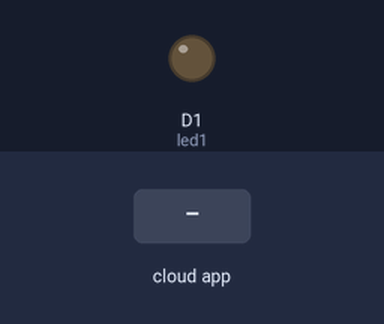
Bench run of a sketch on a simulated ESP8266 (NodeMCU). Shown: output pins drawn as LEDs (lit = HIGH). Inputs (shaded band) come from the test bench. What the sketch prints to the serial monitor is not drawn.

Above: at 2.7 s.
2.8 s: the phone or cloud app sets LED to 1
At 3.2 s:
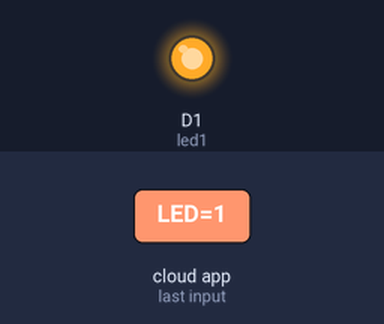
4.3 s: the phone or cloud app sets LED to 0
At 5.7 s:
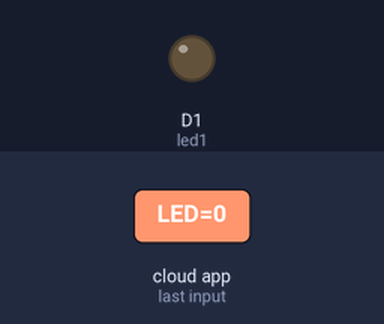
Timing chart, 0 to 7.3 s (numbered marks = the images above; inputs shaded):
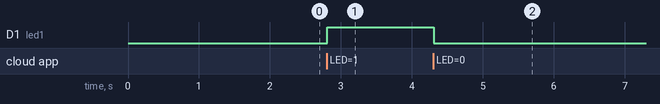

The sketch:

control_led.ino
```cpp
#include "config.h"
int led1=D1;

AdafruitIO_Feed *key=io.feed("LED");  // AdafruitIO_Feed *baraye arduino = io.feed("name baraye platform");

void setup() {
Serial.begin(115200);  // serial monitor ba sorate bala
io.connect(); // etesal nodemcu be adafruite

while(io.status() < AIO_CONNECTED){  //etesal  be adafruite shavad az while kharej mishavad
Serial.println(".");
delay(500);
}
Serial.println(io.statusText());  // etesal bargharar bashad yek matn minevisad

pinMode(led1,OUTPUT);
key->onMessage(code); //adafruite be nodemcu data befrastad tabea ejra shavad
key->get(); // data az feed gerefte shavad

}

void loop() {
  io.run(); // tabadole data
}
// tarife tabe
void code(AdafruitIO_Data *in){  //dataye adafruite ra dar in gharar midim  // in esme ekhtiari
  int state = in->toInt(); //tabdile motheire be int va gharar dadn dar state
  digitalWrite(led1,state);
}
```

config.h
```cpp
#include <Adafruit_BME280.h>

/************************ Adafruit IO Config *******************************/

// visit io.adafruit.com if you need to create an account,
// or if you need your Adafruit IO key.
#define IO_USERNAME  "soheilsolim"
#define IO_KEY       "aio_oZIa33gGYF45OUyMITcG9HmNhKv5"

/******************************* WIFI **************************************/

// the AdafruitIO_WiFi client will work with the following boards:
//   - HUZZAH ESP8266 Breakout -> https://www.adafruit.com/products/2471
//   - Feather HUZZAH ESP8266 -> https://www.adafruit.com/products/2821
//   - Feather HUZZAH ESP32 -> https://www.adafruit.com/product/3405
//   - Feather M0 WiFi -> https://www.adafruit.com/products/3010
//   - Feather WICED -> https://www.adafruit.com/products/3056
//   - Adafruit PyPortal -> https://www.adafruit.com/product/4116
//   - Adafruit Metro M4 Express AirLift Lite ->
//   https://www.adafruit.com/product/4000
//   - Adafruit AirLift Breakout -> https://www.adafruit.com/product/4201
//   - Adafruit AirLift Shield -> https://www.adafruit.com/product/4285
//   - Adafruit AirLift FeatherWing -> https://www.adafruit.com/product/4264

#define WIFI_SSID "soheil"
#define WIFI_PASS "123456789"

// uncomment the following line if you are using airlift
// #define USE_AIRLIFT

// uncomment the following line if you are using winc1500
// #define USE_WINC1500

// uncomment the following line if you are using mrk1010 or nano 33 iot
//#define ARDUINO_SAMD_MKR1010

// comment out the following lines if you are using fona or ethernet
#include "AdafruitIO_WiFi.h"

#if defined(USE_AIRLIFT) || defined(ADAFRUIT_METRO_M4_AIRLIFT_LITE) ||         \
    defined(ADAFRUIT_PYPORTAL)
// Configure the pins used for the ESP32 connection
#if !defined(SPIWIFI_SS) // if the wifi definition isnt in the board variant
// Don't change the names of these #define's! they match the variant ones
#define SPIWIFI SPI
#define SPIWIFI_SS 10 // Chip select pin
#define NINA_ACK 9    // a.k.a BUSY or READY pin
#define NINA_RESETN 6 // Reset pin
#define NINA_GPIO0 -1 // Not connected
#endif
AdafruitIO_WiFi io(IO_USERNAME, IO_KEY, WIFI_SSID, WIFI_PASS, SPIWIFI_SS,
                   NINA_ACK, NINA_RESETN, NINA_GPIO0, &SPIWIFI);
#else
AdafruitIO_WiFi io(IO_USERNAME, IO_KEY, WIFI_SSID, WIFI_PASS);
#endif
/******************************* FONA **************************************/

// the AdafruitIO_FONA client will work with the following boards:
//   - Feather 32u4 FONA -> https://www.adafruit.com/product/3027

// uncomment the following two lines for 32u4 FONA,
// and comment out the AdafruitIO_WiFi client in the WIFI section
// #include "AdafruitIO_FONA.h"
// AdafruitIO_FONA io(IO_USERNAME, IO_KEY);

/**************************** ETHERNET ************************************/

// the AdafruitIO_Ethernet client will work with the following boards:
//   - Ethernet FeatherWing -> https://www.adafruit.com/products/3201

// uncomment the following two lines for ethernet,
// and comment out the AdafruitIO_WiFi client in the WIFI section
// #include "AdafruitIO_Ethernet.h"
// AdafruitIO_Ethernet io(IO_USERNAME, IO_KEY);
```

Measured:
- after the input at 2.8 s, D1 (led1): LOW → HIGH at once
- after the input at 4.3 s, D1 (led1): HIGH → LOW at once
